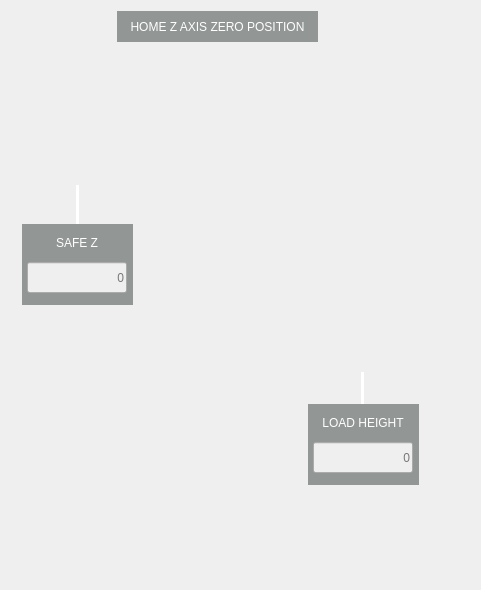
        <widget class="QWidget" name="widget_14" native="true">
         <property name="minimumSize">
          <size>
           <width>481</width>
           <height>0</height>
          </size>
         </property>
         <property name="maximumSize">
          <size>
           <width>481</width>
           <height>16777215</height>
          </size>
         </property>
         <widget class="QLabel" name="label_14">
          <property name="geometry">
           <rect>
            <x>70</x>
            <y>24</y>
            <width>300</width>
            <height>557</height>
           </rect>
          </property>
          <property name="sizePolicy">
           <sizepolicy hsizetype="Fixed" vsizetype="Fixed">
            <horstretch>0</horstretch>
            <verstretch>0</verstretch>
           </sizepolicy>
          </property>
          <property name="minimumSize">
           <size>
            <width>300</width>
            <height>557</height>
           </size>
          </property>
          <property name="maximumSize">
           <size>
            <width>300</width>
            <height>557</height>
           </size>
          </property>
          <property name="text">
           <string/>
          </property>
          <property name="pixmap">
           <pixmap resource="../../probe_basic.qrc">:/images/fork_heights.png</pixmap>
          </property>
          <property name="scaledContents">
           <bool>true</bool>
          </property>
         </widget>
         <widget class="QWidget" name="widget_19" native="true">
          <property name="geometry">
           <rect>
            <x>22</x>
            <y>224</y>
            <width>111</width>
            <height>81</height>
           </rect>
          </property>
          <property name="styleSheet">
           <string notr="true">.QWidget {
    background-color: #929695;
}</string>
          </property>
          <layout class="QGridLayout" name="gridLayout">
           <property name="leftMargin">
            <number>2</number>
           </property>
           <property name="topMargin">
            <number>2</number>
           </property>
           <property name="rightMargin">
            <number>2</number>
           </property>
           <property name="bottomMargin">
            <number>2</number>
           </property>
           <property name="spacing">
            <number>2</number>
           </property>
           <item row="1" column="0">
            <widget class="VCPSettingsLineEdit" name="rack_safe_z_height_3983">
             <property name="enabled">
              <bool>false</bool>
             </property>
             <property name="sizePolicy">
              <sizepolicy hsizetype="Fixed" vsizetype="Fixed">
               <horstretch>0</horstretch>
               <verstretch>0</verstretch>
              </sizepolicy>
             </property>
             <property name="minimumSize">
              <size>
               <width>100</width>
               <height>31</height>
              </size>
             </property>
             <property name="maximumSize">
              <size>
               <width>100</width>
               <height>31</height>
              </size>
             </property>
             <property name="focusPolicy">
              <enum>Qt::ClickFocus</enum>
             </property>
             <property name="styleSheet">
              <string notr="true">VCPSettingsLineEdit {
    border-style: transparent;
    border-color: rgb(235, 235, 235);
    border-width: 1px;
    border-radius: 5px;
    color: black;
    background: rgb(235, 235, 235);
	font: 75 17pt &quot;Bebas Kai&quot;;
}</string>
             </property>
             <property name="alignment">
              <set>Qt::AlignRight|Qt::AlignTrailing|Qt::AlignVCenter</set>
             </property>
             <property name="placeholderText">
              <string>0</string>
             </property>
             <property name="rules" stdset="0">
              <string>[{&quot;name&quot;: &quot;enable&quot;, &quot;property&quot;: &quot;Enable&quot;, &quot;expression&quot;: &quot;True if ch[0] else False&quot;, &quot;channels&quot;: [{&quot;url&quot;: &quot;status:all_axes_homed&quot;, &quot;trigger&quot;: true}]}]</string>
             </property>
             <property name="settingName" stdset="0">
              <string>rack-atc-setup.safe-z-height</string>
             </property>
             <property name="textFormat" stdset="0">
              <string>{:.4f}</string>
             </property>
            </widget>
           </item>
           <item row="0" column="0">
            <widget class="QLabel" name="label_33">
             <property name="sizePolicy">
              <sizepolicy hsizetype="Preferred" vsizetype="Fixed">
               <horstretch>0</horstretch>
               <verstretch>0</verstretch>
              </sizepolicy>
             </property>
             <property name="styleSheet">
              <string notr="true">QLabel {
    color: white;
	font: 16pt &quot;Bebas Kai&quot;;
}</string>
             </property>
             <property name="text">
              <string>SAFE Z</string>
             </property>
             <property name="alignment">
              <set>Qt::AlignCenter</set>
             </property>
             <property name="wordWrap">
              <bool>true</bool>
             </property>
            </widget>
           </item>
          </layout>
         </widget>
         <widget class="QLabel" name="label_35">
          <property name="geometry">
           <rect>
            <x>117</x>
            <y>11</y>
            <width>201</width>
            <height>31</height>
           </rect>
          </property>
          <property name="sizePolicy">
           <sizepolicy hsizetype="Fixed" vsizetype="Fixed">
            <horstretch>0</horstretch>
            <verstretch>0</verstretch>
           </sizepolicy>
          </property>
          <property name="styleSheet">
           <string notr="true">QLabel {
    background-color: #929695;
    color: white;
	font: 16pt &quot;Bebas Kai&quot;;
}</string>
          </property>
          <property name="text">
           <string>HOME Z AXIS ZERO POSITION</string>
          </property>
          <property name="alignment">
           <set>Qt::AlignCenter</set>
          </property>
          <property name="wordWrap">
           <bool>true</bool>
          </property>
         </widget>
         <widget class="QWidget" name="widget_20" native="true">
          <property name="geometry">
           <rect>
            <x>308</x>
            <y>404</y>
            <width>111</width>
            <height>81</height>
           </rect>
          </property>
          <property name="sizePolicy">
           <sizepolicy hsizetype="Preferred" vsizetype="Fixed">
            <horstretch>0</horstretch>
            <verstretch>0</verstretch>
           </sizepolicy>
          </property>
          <property name="styleSheet">
           <string notr="true">.QWidget {
    background-color: #929695;
}</string>
          </property>
          <layout class="QGridLayout" name="gridLayout_2">
           <property name="leftMargin">
            <number>2</number>
           </property>
           <property name="topMargin">
            <number>2</number>
           </property>
           <property name="rightMargin">
            <number>2</number>
           </property>
           <property name="bottomMargin">
            <number>2</number>
           </property>
           <property name="spacing">
            <number>2</number>
           </property>
           <item row="0" column="0">
            <widget class="QLabel" name="label_34">
             <property name="sizePolicy">
              <sizepolicy hsizetype="Preferred" vsizetype="Fixed">
               <horstretch>0</horstretch>
               <verstretch>0</verstretch>
              </sizepolicy>
             </property>
             <property name="styleSheet">
              <string notr="true">QLabel {
    color: white;
	font: 16pt &quot;Bebas Kai&quot;;
}</string>
             </property>
             <property name="text">
              <string>LOAD HEIGHT</string>
             </property>
             <property name="alignment">
              <set>Qt::AlignCenter</set>
             </property>
             <property name="wordWrap">
              <bool>true</bool>
             </property>
            </widget>
           </item>
           <item row="1" column="0">
            <widget class="VCPSettingsLineEdit" name="rack_z_load_height_3982">
             <property name="enabled">
              <bool>false</bool>
             </property>
             <property name="sizePolicy">
              <sizepolicy hsizetype="Fixed" vsizetype="Fixed">
               <horstretch>0</horstretch>
               <verstretch>0</verstretch>
              </sizepolicy>
             </property>
             <property name="minimumSize">
              <size>
               <width>100</width>
               <height>31</height>
              </size>
             </property>
             <property name="maximumSize">
              <size>
               <width>100</width>
               <height>31</height>
              </size>
             </property>
             <property name="focusPolicy">
              <enum>Qt::ClickFocus</enum>
             </property>
             <property name="styleSheet">
              <string notr="true">VCPSettingsLineEdit {
    border-style: transparent;
    border-color: rgb(235, 235, 235);
    border-width: 1px;
    border-radius: 5px;
    color: black;
    background: rgb(235, 235, 235);
	font: 75 17pt &quot;Bebas Kai&quot;;
}</string>
             </property>
             <property name="alignment">
              <set>Qt::AlignRight|Qt::AlignTrailing|Qt::AlignVCenter</set>
             </property>
             <property name="placeholderText">
              <string>0</string>
             </property>
             <property name="rules" stdset="0">
              <string>[{&quot;name&quot;: &quot;enable&quot;, &quot;property&quot;: &quot;Enable&quot;, &quot;expression&quot;: &quot;True if ch[0] else False&quot;, &quot;channels&quot;: [{&quot;url&quot;: &quot;status:all_axes_homed&quot;, &quot;trigger&quot;: true}]}]</string>
             </property>
             <property name="settingName" stdset="0">
              <string>rack-atc-setup.z-load-height</string>
             </property>
             <property name="textFormat" stdset="0">
              <string>{:.4f}</string>
             </property>
            </widget>
           </item>
          </layout>
         </widget>
         <widget class="Line" name="line">
          <property name="geometry">
           <rect>
            <x>76</x>
            <y>185</y>
            <width>3</width>
            <height>41</height>
           </rect>
          </property>
          <property name="styleSheet">
           <string notr="true">border: 3px solid white;
color: white;</string>
          </property>
          <property name="frameShadow">
           <enum>QFrame::Plain</enum>
          </property>
          <property name="orientation">
           <enum>Qt::Vertical</enum>
          </property>
         </widget>
         <widget class="Line" name="line_2">
          <property name="geometry">
           <rect>
            <x>361</x>
            <y>372</y>
            <width>3</width>
            <height>41</height>
           </rect>
          </property>
          <property name="styleSheet">
           <string notr="true">border: 3px solid white;
color: white;</string>
          </property>
          <property name="frameShadow">
           <enum>QFrame::Plain</enum>
          </property>
          <property name="orientation">
           <enum>Qt::Vertical</enum>
          </property>
         </widget>
         <zorder>label_14</zorder>
         <zorder>label_35</zorder>
         <zorder>line</zorder>
         <zorder>line_2</zorder>
         <zorder>widget_20</zorder>
         <zorder>widget_19</zorder>
        </widget>
